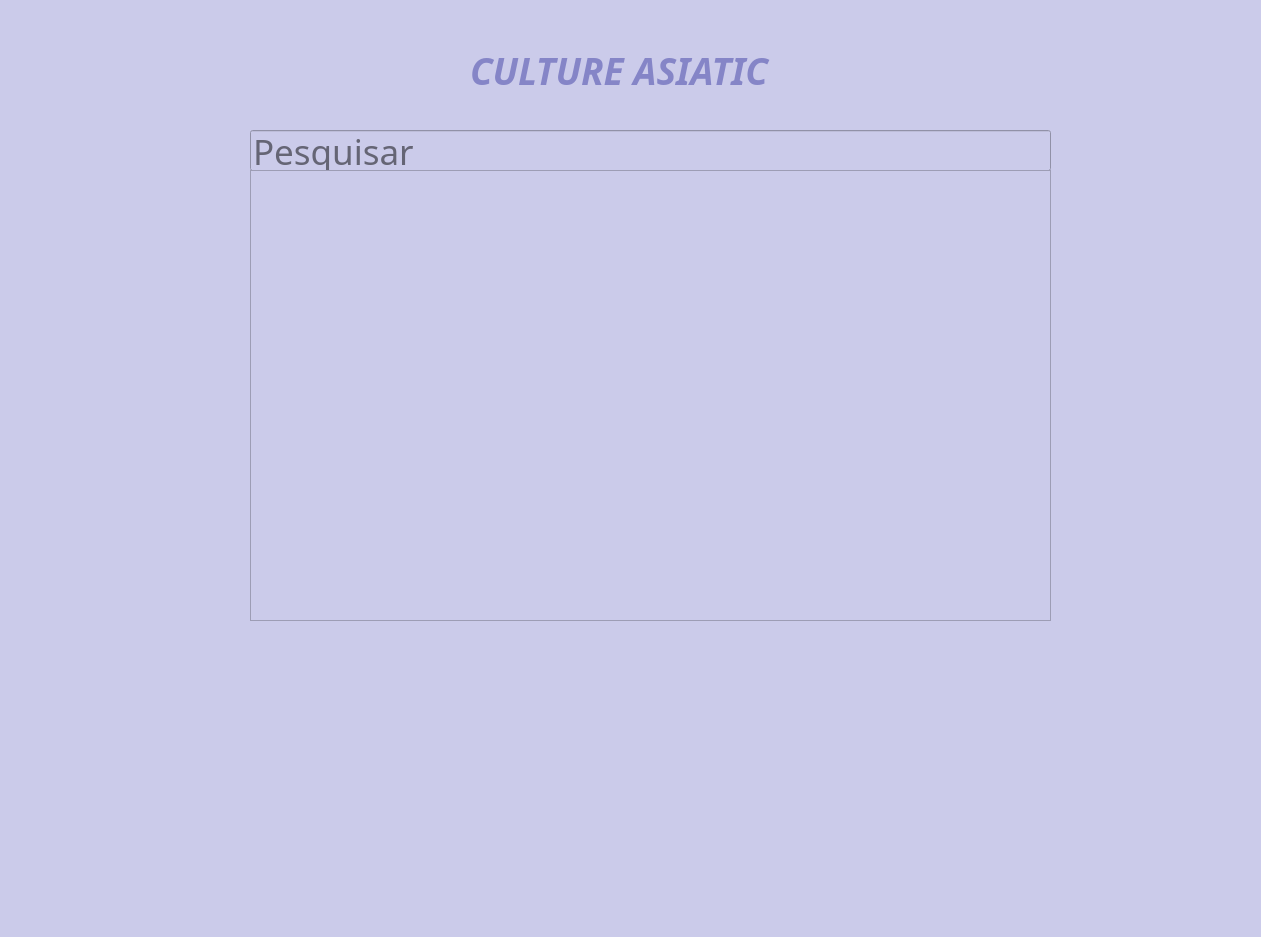
<?xml version="1.0" encoding="UTF-8"?>
<ui version="4.0">
 <class>MainWindow</class>
 <widget class="QMainWindow" name="MainWindow">
  <property name="geometry">
   <rect>
    <x>0</x>
    <y>0</y>
    <width>1261</width>
    <height>937</height>
   </rect>
  </property>
  <property name="windowTitle">
   <string>MainWindow</string>
  </property>
  <property name="styleSheet">
   <string notr="true">background-color: rgb(203, 203, 234);</string>
  </property>
  <widget class="QWidget" name="centralwidget">
   <widget class="QLineEdit" name="lineEdit">
    <property name="geometry">
     <rect>
      <x>250</x>
      <y>130</y>
      <width>801</width>
      <height>41</height>
     </rect>
    </property>
    <property name="font">
     <font>
      <family>Niagara Solid</family>
      <pointsize>26</pointsize>
     </font>
    </property>
    <property name="text">
     <string/>
    </property>
    <property name="placeholderText">
     <string>Pesquisar</string>
    </property>
   </widget>
   <widget class="QTableView" name="tableView">
    <property name="geometry">
     <rect>
      <x>250</x>
      <y>170</y>
      <width>801</width>
      <height>451</height>
     </rect>
    </property>
   </widget>
   <widget class="QLabel" name="label">
    <property name="geometry">
     <rect>
      <x>1130</x>
      <y>210</y>
      <width>71</width>
      <height>71</height>
     </rect>
    </property>
    <property name="text">
     <string/>
    </property>
    <property name="pixmap">
     <pixmap>../../Downloads/5012681361606260001-128.png</pixmap>
    </property>
    <property name="scaledContents">
     <bool>true</bool>
    </property>
   </widget>
   <widget class="QLabel" name="label_2">
    <property name="geometry">
     <rect>
      <x>1050</x>
      <y>20</y>
      <width>61</width>
      <height>61</height>
     </rect>
    </property>
    <property name="text">
     <string/>
    </property>
    <property name="pixmap">
     <pixmap>../../Downloads/16293575881638349276-128.png</pixmap>
    </property>
    <property name="scaledContents">
     <bool>true</bool>
    </property>
   </widget>
   <widget class="QLabel" name="label_3">
    <property name="geometry">
     <rect>
      <x>1120</x>
      <y>510</y>
      <width>81</width>
      <height>71</height>
     </rect>
    </property>
    <property name="text">
     <string/>
    </property>
    <property name="pixmap">
     <pixmap>../../Downloads/16103099761646042302-128.png</pixmap>
    </property>
    <property name="scaledContents">
     <bool>true</bool>
    </property>
   </widget>
   <widget class="QLabel" name="label_4">
    <property name="geometry">
     <rect>
      <x>1110</x>
      <y>760</y>
      <width>81</width>
      <height>71</height>
     </rect>
    </property>
    <property name="text">
     <string/>
    </property>
    <property name="pixmap">
     <pixmap>../../Downloads/4853061821635694378-128.png</pixmap>
    </property>
    <property name="scaledContents">
     <bool>true</bool>
    </property>
   </widget>
   <widget class="QLabel" name="label_5">
    <property name="geometry">
     <rect>
      <x>470</x>
      <y>20</y>
      <width>391</width>
      <height>101</height>
     </rect>
    </property>
    <property name="font">
     <font>
      <family>Source Code Pro Black</family>
      <pointsize>28</pointsize>
      <weight>75</weight>
      <italic>true</italic>
      <bold>true</bold>
     </font>
    </property>
    <property name="styleSheet">
     <string notr="true">color: rgb(133, 133, 199);</string>
    </property>
    <property name="text">
     <string>CULTURE ASIATIC</string>
    </property>
   </widget>
   <widget class="QLabel" name="label_6">
    <property name="geometry">
     <rect>
      <x>250</x>
      <y>720</y>
      <width>91</width>
      <height>91</height>
     </rect>
    </property>
    <property name="text">
     <string/>
    </property>
    <property name="pixmap">
     <pixmap>../../Downloads/411939921641624448-128.png</pixmap>
    </property>
    <property name="scaledContents">
     <bool>true</bool>
    </property>
   </widget>
   <widget class="QLabel" name="label_7">
    <property name="geometry">
     <rect>
      <x>50</x>
      <y>520</y>
      <width>81</width>
      <height>101</height>
     </rect>
    </property>
    <property name="text">
     <string/>
    </property>
    <property name="pixmap">
     <pixmap>../../Downloads/18593032091641624448-128.png</pixmap>
    </property>
    <property name="scaledContents">
     <bool>true</bool>
    </property>
   </widget>
   <widget class="QLabel" name="label_8">
    <property name="geometry">
     <rect>
      <x>80</x>
      <y>80</y>
      <width>51</width>
      <height>51</height>
     </rect>
    </property>
    <property name="text">
     <string/>
    </property>
    <property name="pixmap">
     <pixmap>../../Downloads/7853697851626677983-128.png</pixmap>
    </property>
    <property name="scaledContents">
     <bool>true</bool>
    </property>
   </widget>
   <widget class="QLabel" name="label_9">
    <property name="geometry">
     <rect>
      <x>140</x>
      <y>310</y>
      <width>71</width>
      <height>61</height>
     </rect>
    </property>
    <property name="text">
     <string/>
    </property>
    <property name="pixmap">
     <pixmap>../../Downloads/1418109416377545847082-128.png</pixmap>
    </property>
    <property name="scaledContents">
     <bool>true</bool>
    </property>
   </widget>
   <widget class="QLabel" name="label_10">
    <property name="geometry">
     <rect>
      <x>830</x>
      <y>720</y>
      <width>51</width>
      <height>51</height>
     </rect>
    </property>
    <property name="text">
     <string/>
    </property>
    <property name="pixmap">
     <pixmap>../../Downloads/9475361831586787197-128.png</pixmap>
    </property>
    <property name="scaledContents">
     <bool>true</bool>
    </property>
   </widget>
   <widget class="QLabel" name="label_11">
    <property name="geometry">
     <rect>
      <x>570</x>
      <y>650</y>
      <width>71</width>
      <height>71</height>
     </rect>
    </property>
    <property name="text">
     <string/>
    </property>
    <property name="pixmap">
     <pixmap>../../Downloads/12833744741640238875-128.png</pixmap>
    </property>
    <property name="scaledContents">
     <bool>true</bool>
    </property>
   </widget>
   <widget class="QLabel" name="label_12">
    <property name="geometry">
     <rect>
      <x>420</x>
      <y>190</y>
      <width>591</width>
      <height>411</height>
     </rect>
    </property>
    <property name="text">
     <string/>
    </property>
    <property name="pixmap">
     <pixmap>../../Downloads/ab67706c0000bebb68231707412ce38756f55e6a.jpg</pixmap>
    </property>
    <property name="scaledContents">
     <bool>true</bool>
    </property>
   </widget>
  </widget>
  <widget class="QMenuBar" name="menubar">
   <property name="geometry">
    <rect>
     <x>0</x>
     <y>0</y>
     <width>1261</width>
     <height>21</height>
    </rect>
   </property>
  </widget>
  <widget class="QStatusBar" name="statusbar"/>
 </widget>
 <resources/>
 <connections/>
</ui>
